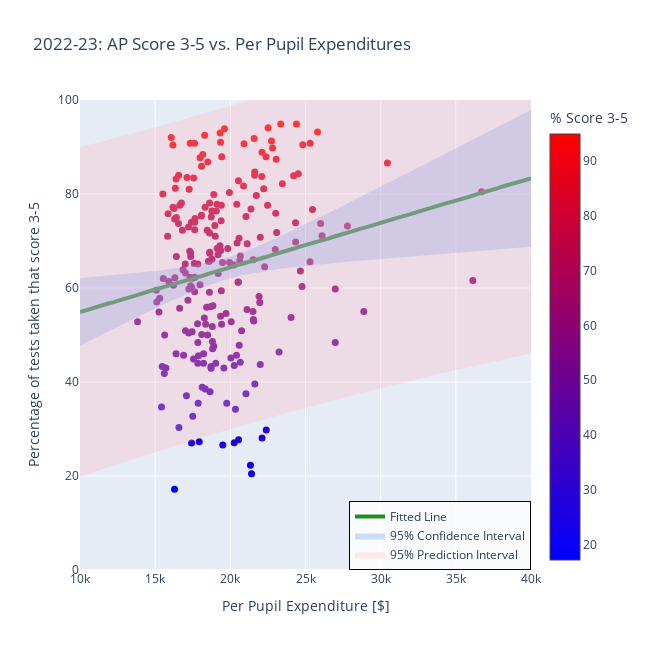

The notebook cell saved with this chart:
### Markdown cell above
# 2022-23: AP Score 3-5 vs. Per pupil expenditure

### Code cell
x_arr = MA_AP_all_data['Total Expenditures per Pupil'].to_numpy()
y_arr = MA_AP_all_data['% Score 3-5'].to_numpy()

# Fit the OLS model
alpha = 0.05  # 95% confidence level
x_with_const = sm.add_constant(x_arr)  # Add intercept
model = sm.OLS(y_arr, x_with_const).fit()

# Generate x values for the fitted line
x_line = np.linspace(10e3, 40e3, 81)
x_line = np.round(x_line, decimals=-1)
x_line_with_const = sm.add_constant(x_line)

# Get predictions and intervals
predictions = model.get_prediction(x_line_with_const)
prediction_summary = predictions.summary_frame(alpha=alpha)

# Extract values
y_line = prediction_summary['mean'].values
ci_lower = prediction_summary['mean_ci_lower'].values  # Confidence Interval lower bound
ci_upper = prediction_summary['mean_ci_upper'].values  # Confidence Interval upper bound
pi_lower = prediction_summary['obs_ci_lower'].values  # Prediction Interval lower bound
pi_upper = prediction_summary['obs_ci_upper'].values  # Prediction Interval upper bound

# Round fitted values for consistency
y_line = np.round(y_line, decimals=1)

#### Draw the data points ####
fig = go.Figure(data=go.Scatter(
    x=np.round(x_arr, decimals=-1),
    y=np.round(y_arr, decimals=1),
    mode='markers',
    marker=dict(
        size=7,
        color=y_arr,
        colorscale='Bluered',
        symbol='circle',
        showscale=True,
        colorbar=dict(title='% Score 3-5'),
    ),
    showlegend=False,
    text=MA_AP_all_data['District Name'],
    name=''
))

#### Add the fitted line ####
fig.add_trace(go.Scatter(
    x=x_line,
    y=y_line,
    mode="lines",
    line=dict(color="forestgreen", width=4),  # Thicker fitted line
    name="Fitted Line",
    showlegend=True
))

#### Add the Confidence Interval band ####
fig.add_trace(go.Scatter(
    x=np.concatenate([x_line, x_line[::-1]]),
    y=np.concatenate([ci_upper, ci_lower[::-1]]),
    fill='toself',
    fillcolor='rgba(100, 149, 237, 0.3)',
    line=dict(color='rgba(255,255,255,0)'),
    hoverinfo="skip",
    showlegend=True,
    name="95% Confidence Interval"
))

#### Add the Prediction Interval band ####
fig.add_trace(go.Scatter(
    x=np.concatenate([x_line, x_line[::-1]]),
    y=np.concatenate([pi_upper, pi_lower[::-1]]),
    fill='toself',
    fillcolor='rgba(255, 182, 193, 0.3)',
    line=dict(color='rgba(255,255,255,0)'),
    hoverinfo="skip",
    showlegend=True,
    name="95% Prediction Interval"
))

#### Write the title of the plot ####
fig.update_layout(
    title='2022-23: AP Score 3-5 vs. Per Pupil Expenditures',
    xaxis_title='Per Pupil Expenditure [$]',
    yaxis_title='Percentage of tests taken that score 3-5',
    width=650,
    height=650,
    legend=dict(
        x=1.0,  # Position of the legend (x-coordinate in normalized units)
        y=0.0,  # Position of the legend (y-coordinate in normalized units)
        xanchor='right',  # Align the legend box to the right
        yanchor='bottom',  # Align the legend box to the bottom
        bgcolor='rgba(255, 255, 255, 0.8)',  # White background with some transparency
        bordercolor='black',
        borderwidth=1
    )
)

fig.update_xaxes(range=[10e3, 40e3])
fig.update_yaxes(range=[0, 100])
fig.show()

# Save the plot
with open('data/MA_pickled/MA_pass_vs_per_pupil_expenditures.pkl', 'wb') as f:
    pickle.dump(fig, f)

### Figure 1 — Plotly figure (JSON) as saved in the notebook; plotly's stock layout.template omitted (floating-point values rounded to 4 significant figures; data arrays with more than 128 entries replaced by an {"elided": "..."} marker saying what was removed)
{"data": [{"marker": {"color": {"elided": "222 float values"}, "colorbar": {"title": {"text": "% Score 3-5"}}, "colorscale": [[0, "rgb(0,0,255)"], [1, "rgb(255,0,0)"]], "showscale": true, "size": 7, "symbol": "circle"}, "mode": "markers", "name": "", "showlegend": false, "text": {"elided": "222 str values"}, "type": "scatter", "x": {"elided": "222 int values"}, "y": {"elided": "222 float values"}}, {"line": {"color": "forestgreen", "width": 4}, "mode": "lines", "name": "Fitted Line", "showlegend": true, "type": "scatter", "x": [10000, 10380, 10750, 11120, 11500, 11880, 12250, 12620, 13000, 13380, 13750, 14120, 14500, 14880, 15250, 15620, 16000, 16380, 16750, 17120, 17500, 17880, 18250, 18620, 19000, 19380, 19750, 20120, 20500, 20880, 21250, 21620, 22000, 22380, 22750, 23120, 23500, 23880, 24250, 24620, 25000, 25380, 25750, 26120, 26500, 26880, 27250, 27620, 28000, 28380, 28750, 29120, 29500, 29880, 30250, 30620, 31000, 31380, 31750, 32120, 32500, 32880, 33250, 33620, 34000, 34380, 34750, 35120, 35500, 35880, 36250, 36620, 37000, 37380, 37750, 38120, 38500, 38880, 39250, 39620, 40000], "y": [54.9, 55.3, 55.6, 56, 56.3, 56.7, 57, 57.4, 57.7, 58.1, 58.5, 58.8, 59.2, 59.5, 59.9, 60.2, 60.6, 61, 61.3, 61.7, 62, 62.4, 62.7, 63.1, 63.4, 63.8, 64.1, 64.5, 64.9, 65.2, 65.6, 65.9, 66.3, 66.6, 67, 67.3, 67.7, 68.1, 68.4, 68.8, 69.1, 69.5, 69.8, 70.2, 70.5, 70.9, 71.3, 71.6, 72, 72.3, 72.7, 73, 73.4, 73.8, 74.1, 74.5, 74.8, 75.2, 75.5, 75.9, 76.2, 76.6, 76.9, 77.3, 77.7, 78, 78.4, 78.7, 79.1, 79.4, 79.8, 80.1, 80.5, 80.9, 81.2, 81.6, 81.9, 82.3, 82.6, 83, 83.3]}, {"fill": "toself", "fillcolor": "rgba(100, 149, 237, 0.3)", "hoverinfo": "skip", "line": {"color": "rgba(255,255,255,0)"}, "name": "95% Confidence Interval", "showlegend": true, "type": "scatter", "x": {"elided": "162 int values"}, "y": {"elided": "162 float values"}}, {"fill": "toself", "fillcolor": "rgba(255, 182, 193, 0.3)", "hoverinfo": "skip", "line": {"color": "rgba(255,255,255,0)"}, "name": "95% Prediction Interval", "showlegend": true, "type": "scatter", "x": {"elided": "162 int values"}, "y": {"elided": "162 float values"}}], "layout": {"height": 650, "legend": {"bgcolor": "rgba(255, 255, 255, 0.8)", "bordercolor": "black", "borderwidth": 1, "x": 1, "xanchor": "right", "y": 0, "yanchor": "bottom"}, "title": {"text": "2022-23: AP Score 3-5 vs. Per Pupil Expenditures"}, "width": 650, "xaxis": {"range": [10000, 40000], "title": {"text": "Per Pupil Expenditure [$]"}, "type": "linear"}, "yaxis": {"range": [0, 100], "title": {"text": "Percentage of tests taken that score 3-5"}, "type": "linear"}}}
